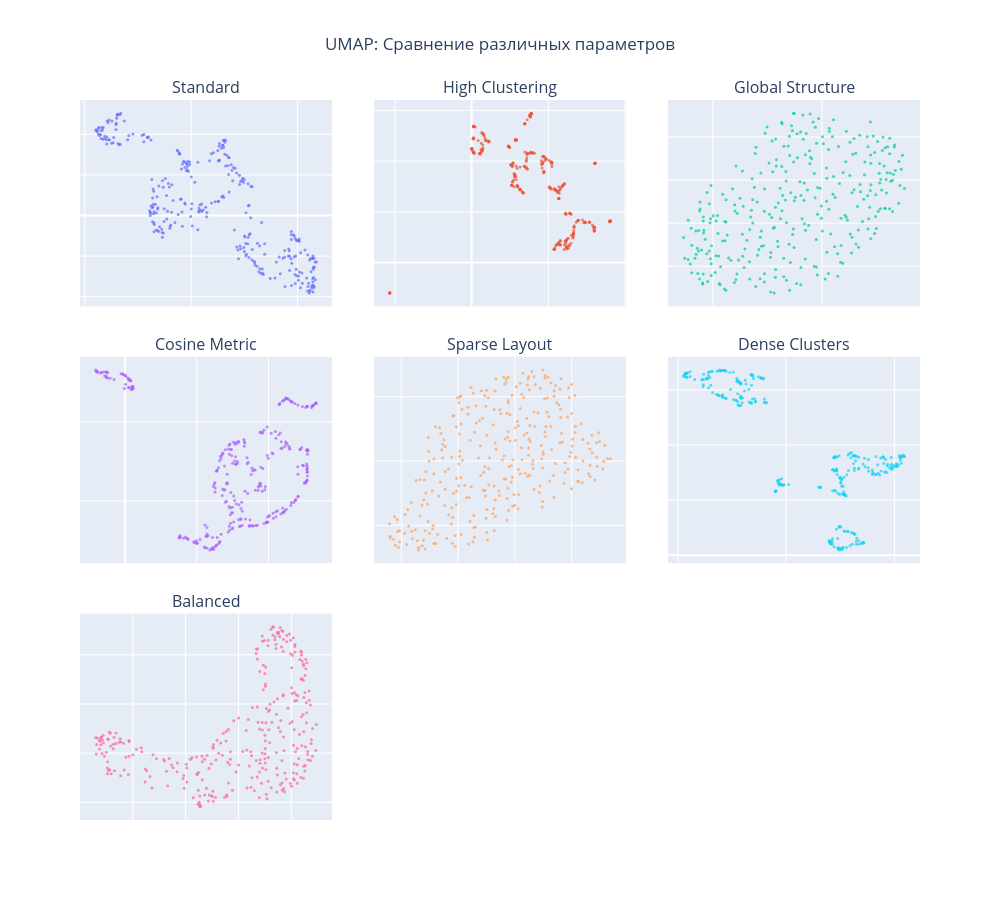

The notebook cell saved with this chart:
### Markdown cell above
## UMAP

### Code cell
umap_configs = {
    "Standard": {
        "n_neighbors": 15,
        "min_dist": 0.1,
        "metric": "euclidean"
    },
    "High Clustering": {
        "n_neighbors": 5,
        "min_dist": 0.01,
        "metric": "euclidean"
    },
    "Global Structure": {
        "n_neighbors": 50,
        "min_dist": 0.5,
        "metric": "euclidean"
    },
    "Cosine Metric": {
        "n_neighbors": 15,
        "min_dist": 0.1,
        "metric": "cosine"
    },
    "Sparse Layout": {
        "n_neighbors": 30,
        "min_dist": 0.9,
        "metric": "euclidean"
    },
    "Dense Clusters": {
        "n_neighbors": 10,
        "min_dist": 0.001,
        "metric": "euclidean"
    },
    "Balanced": {
        "n_neighbors": 25,
        "min_dist": 0.2,
        "metric": "euclidean"
    }
}

# 4. Применение UMAP к каждому набору параметров
umap_results = {}
for name1, params in umap_configs.items():
    print(f"Running UMAP: {name1}")
    reducer = umap.UMAP(n_components=2, **params)
    embedding = reducer.fit_transform(X)
    umap_results[name1] = embedding

# 5. Визуализация: 7 графиков в сетке 3x3 (оставим 2 места пустыми)
fig = make_subplots(
    rows=3, cols=3,
    subplot_titles=list(umap_configs.keys()),
    horizontal_spacing=0.05,
    vertical_spacing=0.07
)

# Индексы для размещения графиков
positions = [(1,1), (1,2), (1,3),
             (2,1), (2,2), (2,3),
             (3,1), (3,2), (3,3)]

for idx, (name1, embedding) in enumerate(umap_results.items()):
    row, col = positions[idx]
    fig.add_trace(
        go.Scatter(
            x=embedding[:, 0],
            y=embedding[:, 1],
            mode='markers',
            marker=dict(size=3, opacity=0.7),
            showlegend=False
        ),
        row=row, col=col
    )

# Настройка внешнего вида
fig.update_layout(
    title_text="UMAP: Сравнение различных параметров",
    title_x=0.5,
    height=900,
    width=1000,
    showlegend=False
)

# Убрать подписи осей для чистоты
for i in range(1, 10):
    fig.update_xaxes(showticklabels=False, row=(i-1)//3 + 1, col=(i-1)%3 + 1)
    fig.update_yaxes(showticklabels=False, row=(i-1)//3 + 1, col=(i-1)%3 + 1)

# Показать график
fig.show()

### Figure 1 — Plotly figure (JSON) as saved in the notebook; plotly's stock layout.template omitted (floating-point values rounded to 4 significant figures; data arrays with more than 128 entries replaced by an {"elided": "..."} marker saying what was removed)
{"data": [{"marker": {"opacity": 0.7, "size": 3}, "mode": "markers", "showlegend": false, "type": "scatter", "x": {"elided": "305 float values"}, "xaxis": "x", "y": {"elided": "305 float values"}, "yaxis": "y"}, {"marker": {"opacity": 0.7, "size": 3}, "mode": "markers", "showlegend": false, "type": "scatter", "x": {"elided": "305 float values"}, "xaxis": "x2", "y": {"elided": "305 float values"}, "yaxis": "y2"}, {"marker": {"opacity": 0.7, "size": 3}, "mode": "markers", "showlegend": false, "type": "scatter", "x": {"elided": "305 float values"}, "xaxis": "x3", "y": {"elided": "305 float values"}, "yaxis": "y3"}, {"marker": {"opacity": 0.7, "size": 3}, "mode": "markers", "showlegend": false, "type": "scatter", "x": {"elided": "305 float values"}, "xaxis": "x4", "y": {"elided": "305 float values"}, "yaxis": "y4"}, {"marker": {"opacity": 0.7, "size": 3}, "mode": "markers", "showlegend": false, "type": "scatter", "x": {"elided": "305 float values"}, "xaxis": "x5", "y": {"elided": "305 float values"}, "yaxis": "y5"}, {"marker": {"opacity": 0.7, "size": 3}, "mode": "markers", "showlegend": false, "type": "scatter", "x": {"elided": "305 float values"}, "xaxis": "x6", "y": {"elided": "305 float values"}, "yaxis": "y6"}, {"marker": {"opacity": 0.7, "size": 3}, "mode": "markers", "showlegend": false, "type": "scatter", "x": {"elided": "305 float values"}, "xaxis": "x7", "y": {"elided": "305 float values"}, "yaxis": "y7"}], "layout": {"annotations": [{"font": {"size": 16}, "showarrow": false, "text": "Standard", "x": 0.15, "xanchor": "center", "xref": "paper", "y": 1, "yanchor": "bottom", "yref": "paper"}, {"font": {"size": 16}, "showarrow": false, "text": "High Clustering", "x": 0.5, "xanchor": "center", "xref": "paper", "y": 1, "yanchor": "bottom", "yref": "paper"}, {"font": {"size": 16}, "showarrow": false, "text": "Global Structure", "x": 0.85, "xanchor": "center", "xref": "paper", "y": 1, "yanchor": "bottom", "yref": "paper"}, {"font": {"size": 16}, "showarrow": false, "text": "Cosine Metric", "x": 0.15, "xanchor": "center", "xref": "paper", "y": 0.6433, "yanchor": "bottom", "yref": "paper"}, {"font": {"size": 16}, "showarrow": false, "text": "Sparse Layout", "x": 0.5, "xanchor": "center", "xref": "paper", "y": 0.6433, "yanchor": "bottom", "yref": "paper"}, {"font": {"size": 16}, "showarrow": false, "text": "Dense Clusters", "x": 0.85, "xanchor": "center", "xref": "paper", "y": 0.6433, "yanchor": "bottom", "yref": "paper"}, {"font": {"size": 16}, "showarrow": false, "text": "Balanced", "x": 0.15, "xanchor": "center", "xref": "paper", "y": 0.2867, "yanchor": "bottom", "yref": "paper"}], "height": 900, "showlegend": false, "title": {"text": "UMAP: Сравнение различных параметров", "x": 0.5}, "width": 1000, "xaxis": {"anchor": "y", "domain": [0, 0.3], "showticklabels": false}, "xaxis2": {"anchor": "y2", "domain": [0.35, 0.65], "showticklabels": false}, "xaxis3": {"anchor": "y3", "domain": [0.7, 1], "showticklabels": false}, "xaxis4": {"anchor": "y4", "domain": [0, 0.3], "showticklabels": false}, "xaxis5": {"anchor": "y5", "domain": [0.35, 0.65], "showticklabels": false}, "xaxis6": {"anchor": "y6", "domain": [0.7, 1], "showticklabels": false}, "xaxis7": {"anchor": "y7", "domain": [0, 0.3], "showticklabels": false}, "xaxis8": {"anchor": "y8", "domain": [0.35, 0.65], "showticklabels": false}, "xaxis9": {"anchor": "y9", "domain": [0.7, 1], "showticklabels": false}, "yaxis": {"anchor": "x", "domain": [0.7133, 1], "showticklabels": false}, "yaxis2": {"anchor": "x2", "domain": [0.7133, 1], "showticklabels": false}, "yaxis3": {"anchor": "x3", "domain": [0.7133, 1], "showticklabels": false}, "yaxis4": {"anchor": "x4", "domain": [0.3567, 0.6433], "showticklabels": false}, "yaxis5": {"anchor": "x5", "domain": [0.3567, 0.6433], "showticklabels": false}, "yaxis6": {"anchor": "x6", "domain": [0.3567, 0.6433], "showticklabels": false}, "yaxis7": {"anchor": "x7", "domain": [0, 0.2867], "showticklabels": false}, "yaxis8": {"anchor": "x8", "domain": [0, 0.2867], "showticklabels": false}, "yaxis9": {"anchor": "x9", "domain": [0, 0.2867], "showticklabels": false}}}
